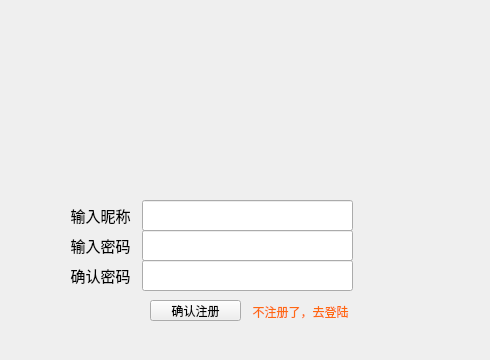
<?xml version="1.0" encoding="UTF-8"?>
<ui version="4.0">
 <class>entry</class>
 <widget class="QWidget" name="entry">
  <property name="geometry">
   <rect>
    <x>0</x>
    <y>0</y>
    <width>490</width>
    <height>360</height>
   </rect>
  </property>
  <property name="windowTitle">
   <string>天天斗地主</string>
  </property>
  <widget class="QLabel" name="code2">
   <property name="geometry">
    <rect>
     <x>70</x>
     <y>260</y>
     <width>61</width>
     <height>31</height>
    </rect>
   </property>
   <property name="font">
    <font>
     <family>微软雅黑</family>
     <pointsize>11</pointsize>
    </font>
   </property>
   <property name="text">
    <string>确认密码</string>
   </property>
   <property name="alignment">
    <set>Qt::AlignCenter</set>
   </property>
  </widget>
  <widget class="QLabel" name="code1">
   <property name="geometry">
    <rect>
     <x>70</x>
     <y>230</y>
     <width>61</width>
     <height>31</height>
    </rect>
   </property>
   <property name="font">
    <font>
     <family>微软雅黑</family>
     <pointsize>11</pointsize>
    </font>
   </property>
   <property name="text">
    <string>输入密码</string>
   </property>
   <property name="alignment">
    <set>Qt::AlignCenter</set>
   </property>
  </widget>
  <widget class="QLabel" name="name">
   <property name="geometry">
    <rect>
     <x>70</x>
     <y>200</y>
     <width>61</width>
     <height>31</height>
    </rect>
   </property>
   <property name="font">
    <font>
     <family>微软雅黑</family>
     <pointsize>11</pointsize>
    </font>
   </property>
   <property name="text">
    <string>输入昵称</string>
   </property>
   <property name="alignment">
    <set>Qt::AlignCenter</set>
   </property>
  </widget>
  <widget class="QLineEdit" name="code21">
   <property name="geometry">
    <rect>
     <x>142</x>
     <y>260</y>
     <width>211</width>
     <height>31</height>
    </rect>
   </property>
  </widget>
  <widget class="QLineEdit" name="code11">
   <property name="geometry">
    <rect>
     <x>142</x>
     <y>230</y>
     <width>211</width>
     <height>31</height>
    </rect>
   </property>
  </widget>
  <widget class="QLineEdit" name="name1">
   <property name="geometry">
    <rect>
     <x>142</x>
     <y>200</y>
     <width>211</width>
     <height>31</height>
    </rect>
   </property>
  </widget>
  <widget class="QPushButton" name="sure">
   <property name="geometry">
    <rect>
     <x>150</x>
     <y>300</y>
     <width>91</width>
     <height>21</height>
    </rect>
   </property>
   <property name="text">
    <string>确认注册</string>
   </property>
  </widget>
  <widget class="QPushButton" name="cancel">
   <property name="geometry">
    <rect>
     <x>240</x>
     <y>300</y>
     <width>121</width>
     <height>23</height>
    </rect>
   </property>
   <property name="palette">
    <palette>
     <active>
      <colorrole role="ButtonText">
       <brush brushstyle="SolidPattern">
        <color alpha="255">
         <red>255</red>
         <green>104</green>
         <blue>16</blue>
        </color>
       </brush>
      </colorrole>
     </active>
     <inactive>
      <colorrole role="ButtonText">
       <brush brushstyle="SolidPattern">
        <color alpha="255">
         <red>255</red>
         <green>104</green>
         <blue>16</blue>
        </color>
       </brush>
      </colorrole>
     </inactive>
     <disabled>
      <colorrole role="ButtonText">
       <brush brushstyle="SolidPattern">
        <color alpha="255">
         <red>120</red>
         <green>120</green>
         <blue>120</blue>
        </color>
       </brush>
      </colorrole>
     </disabled>
    </palette>
   </property>
   <property name="text">
    <string>不注册了，去登陆</string>
   </property>
   <property name="flat">
    <bool>true</bool>
   </property>
  </widget>
 </widget>
 <resources/>
 <connections/>
</ui>
